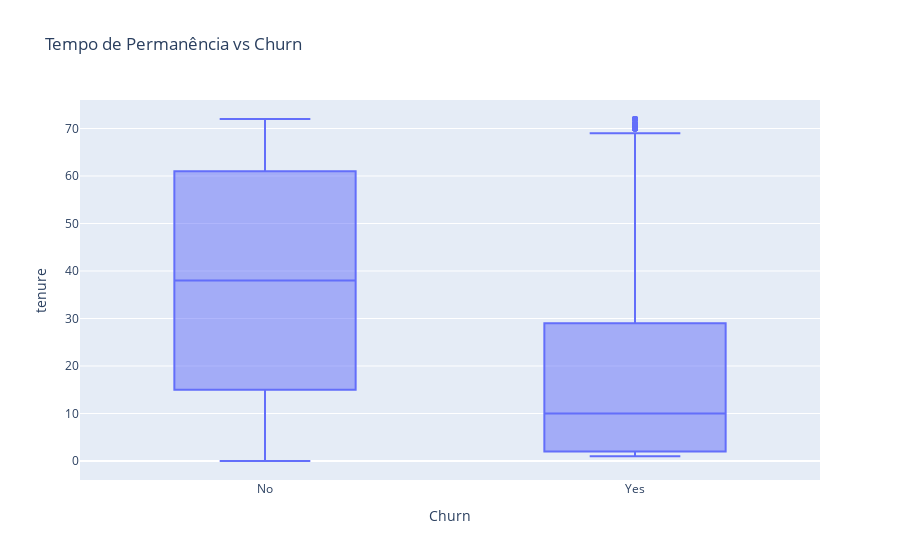
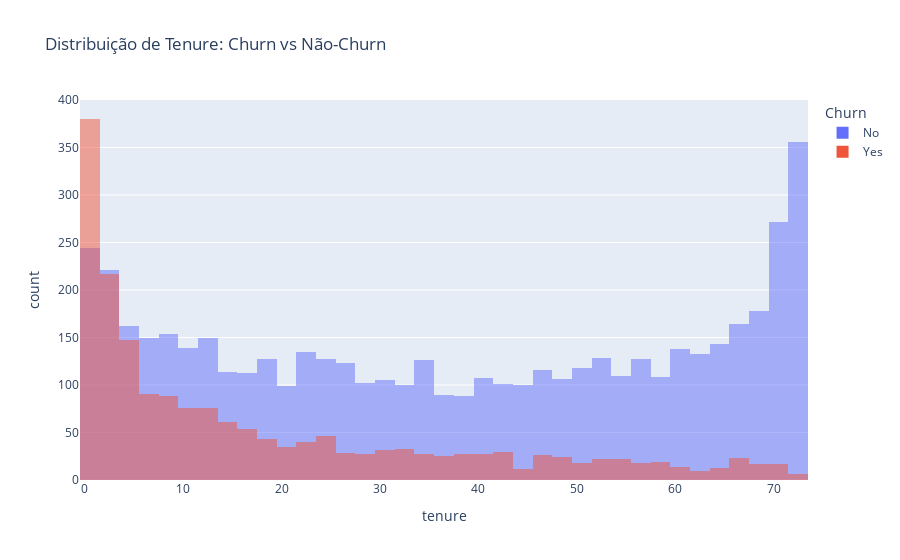

Write notebook code for charts like these, in order.
### Markdown cell above
### Analise de Permanência x Churn

### Code cell
# Boxplot
fig = px.box(dados, x='Churn', y='tenure',
             title='Tempo de Permanência vs Churn')
fig.show()

# Histograma comparativo
fig = px.histogram(dados, x='tenure', color='Churn', barmode='overlay',
                   title='Distribuição de Tenure: Churn vs Não-Churn')
fig.show()

### Figure 1 — Plotly figure (JSON) as saved in the notebook; plotly's stock layout.template omitted (floating-point values rounded to 4 significant figures; data arrays with more than 128 entries replaced by an {"elided": "..."} marker saying what was removed)
{"data": [{"alignmentgroup": "True", "hovertemplate": "Churn=%{x}<br>tenure=%{y}<extra></extra>", "legendgroup": "", "marker": {"color": "#636efa"}, "name": "", "notched": false, "offsetgroup": "", "orientation": "v", "showlegend": false, "type": "box", "x": {"elided": "7043 str values"}, "x0": " ", "xaxis": "x", "y": {"elided": "7043 int values"}, "y0": " ", "yaxis": "y"}], "layout": {"boxmode": "group", "legend": {"tracegroupgap": 0}, "title": {"text": "Tempo de Permanência vs Churn"}, "xaxis": {"anchor": "y", "domain": [0, 1], "title": {"text": "Churn"}}, "yaxis": {"anchor": "x", "domain": [0, 1], "title": {"text": "tenure"}}}}

### Figure 2 — Plotly figure (JSON) as saved in the notebook; plotly's stock layout.template omitted (floating-point values rounded to 4 significant figures; data arrays with more than 128 entries replaced by an {"elided": "..."} marker saying what was removed)
{"data": [{"alignmentgroup": "True", "bingroup": "x", "hovertemplate": "Churn=No<br>tenure=%{x}<br>count=%{y}<extra></extra>", "legendgroup": "No", "marker": {"color": "#636efa", "opacity": 0.5, "pattern": {"shape": ""}}, "name": "No", "offsetgroup": "No", "orientation": "v", "showlegend": true, "type": "histogram", "x": {"elided": "5174 int values"}, "xaxis": "x", "yaxis": "y"}, {"alignmentgroup": "True", "bingroup": "x", "hovertemplate": "Churn=Yes<br>tenure=%{x}<br>count=%{y}<extra></extra>", "legendgroup": "Yes", "marker": {"color": "#EF553B", "opacity": 0.5, "pattern": {"shape": ""}}, "name": "Yes", "offsetgroup": "Yes", "orientation": "v", "showlegend": true, "type": "histogram", "x": {"elided": "1869 int values"}, "xaxis": "x", "yaxis": "y"}], "layout": {"barmode": "overlay", "legend": {"title": {"text": "Churn"}, "tracegroupgap": 0}, "title": {"text": "Distribuição de Tenure: Churn vs Não-Churn"}, "xaxis": {"anchor": "y", "domain": [0, 1], "title": {"text": "tenure"}}, "yaxis": {"anchor": "x", "domain": [0, 1], "title": {"text": "count"}}}}
